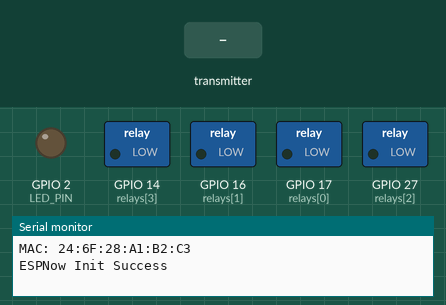
A program run on a simulated ESP32. On the bench: switched loads named in the program (green lamp = pin HIGH), output pins drawn as LEDs (lit = HIGH), the last lines printed to the serial monitor. Dashed ring = blinking. The test bench sets the inputs (shaded band).

Above: at 1.2 s.
1.3 s: the transmitter starts sending pumpFlag_msg = 1
At 1.7 s:
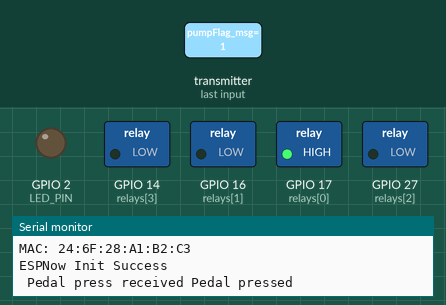
At 4.2 s:
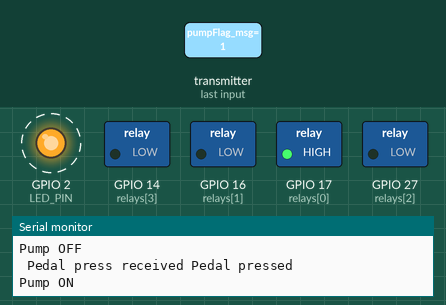
4.3 s: the transmitter starts sending pumpFlag_msg = 0
At 5.2 s:
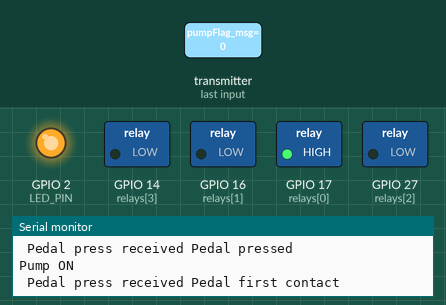
Timing chart, 0 to 64.3 s (numbered marks = the images above; inputs shaded):
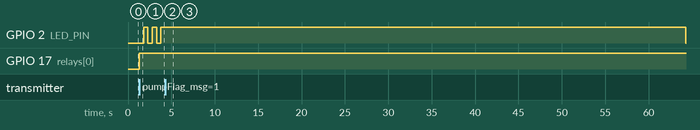

The program:

main.cpp
```cpp
// (licence header left out)
#include <SPI.h>
#include <WiFi.h>
#include <Wire.h>
#include <esp_now.h>

#define PUMP_ON true;
#define PUMP_OFF false;
bool pumpState = PUMP_OFF;

// pump will either respond to a message or not and the pressence flag will be set if it successfully receives a message
#define PUMP_PRESENT true;
#define PUMP_UNAVAILABLE false;
bool pumpPresence = PUMP_UNAVAILABLE;

// message will either be herald message 'false' to find pump, or pedal down message 'true' to tell pump to toggle on/off
#define PEDAL_PRESSED true;
#define PUMP_CONNECT false;
typedef struct struct_message {
  bool pumpFlag_msg;
} struct_message;

struct_message pumpMessage;

#define PUMP_OFF false;
#define PUMP_ON true;
bool togglePumpFlag = !PEDAL_PRESSED;
bool togglePump = PUMP_OFF;

// setup led to blink
#define LED_PIN LED_BUILTIN
const int LED_ON = HIGH;
const int LED_OFF = LOW;

// callback to check on success of message send
void OnDataRecv(const uint8_t * mac_addr, const uint8_t *incomingData, int len) {

  Serial.print(" Pedal press received ");

  memcpy(&pumpMessage, incomingData, sizeof(pumpMessage));

  if (not pumpMessage.pumpFlag_msg) {
    Serial.println( "Pedal first contact");
    digitalWrite(LED_PIN, LED_ON);
    delay(2000);
    digitalWrite(LED_PIN, LED_OFF);
  }
  else {
    Serial.println( "Pedal pressed");
    togglePumpFlag = !togglePumpFlag;
  }
}


// start ESP-NOW
void InitESPNow(void) {
  //If the initialization was successful
  if (esp_now_init() == ESP_OK) {
    Serial.println("\nESPNow Init Success");
  }
  //If there was an error
  else {
    Serial.println("ESPNow Init Failed");
    ESP.restart();
  }
}

const int RELAY_ON = HIGH;
const int RELAY_OFF = LOW;
const int RELAY_ONE = 0;
const int RELAY_TWO = 1;
const int RELAY_THREE = 2;
const int RELAY_FOUR = 3;
const int  relays[]        = {GPIO_NUM_17,GPIO_NUM_16,GPIO_NUM_27,GPIO_NUM_14};

// setup device
void setup() {
  Serial.begin(115200);

  // setup access point
  WiFi.mode(WIFI_STA);
  WiFi.disconnect();

  Serial.print("\nMAC: ");
  Serial.println(WiFi.macAddress());

  // start ESP-NOW
  InitESPNow();

  esp_now_register_recv_cb(OnDataRecv);

  // pin modes
  pinMode(LED_PIN, OUTPUT);

  pinMode(relays[RELAY_ONE],OUTPUT);
  pinMode(relays[RELAY_TWO],OUTPUT);
  pinMode(relays[RELAY_THREE],OUTPUT);
  pinMode(relays[RELAY_FOUR],OUTPUT);

  // initial gpio states
  digitalWrite(LED_PIN, LED_OFF);

  digitalWrite(relays[RELAY_ONE],RELAY_OFF);
  digitalWrite(relays[RELAY_TWO],RELAY_OFF);
  digitalWrite(relays[RELAY_THREE],RELAY_OFF);
  digitalWrite(relays[RELAY_FOUR],RELAY_OFF);

}

void loop()
{

  if (togglePumpFlag) {

    togglePumpFlag = !togglePumpFlag;

    if (!togglePump) {
      togglePump = !togglePump;
      digitalWrite(relays[RELAY_ONE],RELAY_ON);
      delay(500);
      digitalWrite(relays[RELAY_TWO],RELAY_ON);
      digitalWrite(LED_PIN,LED_ON);
      Serial.println("Pump ON");
    } else {
      togglePump = !togglePump;
      digitalWrite(relays[RELAY_TWO],RELAY_OFF);
      delay(500);
      digitalWrite(relays[RELAY_ONE],RELAY_OFF);
      digitalWrite(LED_PIN,LED_OFF);
      Serial.println("Pump OFF");
    }
  }

}
```

Measured:
- after the input at 1.3 s, GPIO 2 (LED_PIN): alternates HIGH for 0.50 s and LOW for 0.50 s, starting after 0.50 s; GPIO 17 (relays[0]): LOW → HIGH at once
- after the input at 4.3 s, GPIO 2 (LED_PIN): stops changing and stays HIGH
